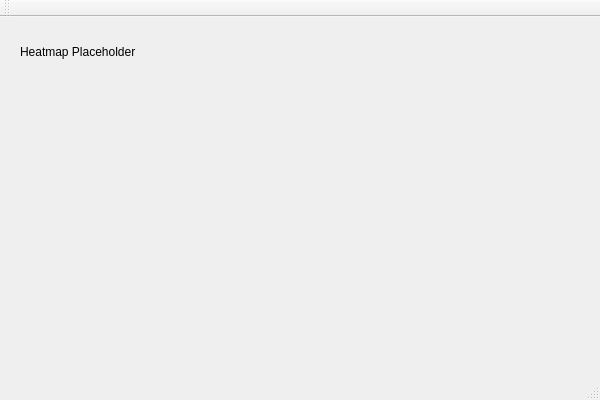
<?xml version="1.0" encoding="UTF-8"?>
<ui version="4.0">
 <class>HeatMapSourceFinderClass</class>
 <widget class="QMainWindow" name="HeatMapSourceFinderClass">
  <property name="objectName">
   <string notr="true">HeatMapSourceFinderClass</string>
  </property>
  <property name="geometry">
   <rect>
    <x>0</x>
    <y>0</y>
    <width>600</width>
    <height>400</height>
   </rect>
  </property>
  <property name="windowTitle">
   <string>HeatMapSourceFinder</string>
  </property>

  <widget class="QMenuBar" name="menuBar"/>
  <widget class="QToolBar" name="mainToolBar"/>

  <widget class="QWidget" name="centralWidget">
   <widget class="QLabel" name="heatmapLabel">
    <property name="geometry">
     <rect>
      <x>20</x>
      <y>20</y>
      <width>200</width>
      <height>30</height>
     </rect>
    </property>
    <property name="text">
     <string>Heatmap Placeholder</string>
    </property>
   </widget>
  </widget>

  <widget class="QStatusBar" name="statusBar"/>
 </widget>

 <layoutdefault spacing="6" margin="11"/>
 <pixmapfunction></pixmapfunction>

 <resources>
  <include location="HeatMapSourceFinder.qrc"/>
 </resources>

 <connections/>
</ui>
